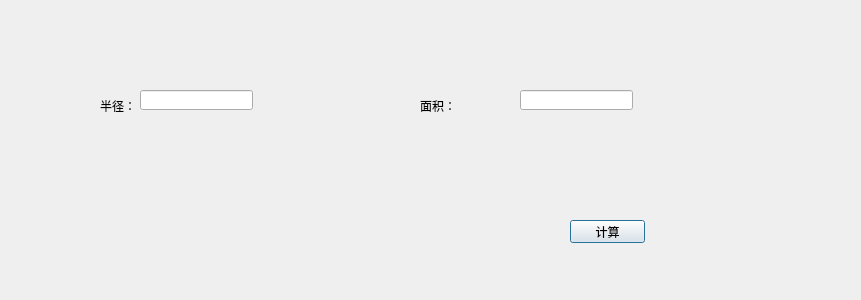
<?xml version="1.0" encoding="UTF-8"?>
<ui version="4.0">
 <class>AddNumberDialog</class>
 <widget class="QDialog" name="AddNumberDialog">
  <property name="geometry">
   <rect>
    <x>0</x>
    <y>0</y>
    <width>861</width>
    <height>300</height>
   </rect>
  </property>
  <property name="windowTitle">
   <string>AddNumberDialog</string>
  </property>
  <widget class="QLabel" name="label">
   <property name="geometry">
    <rect>
     <x>100</x>
     <y>100</y>
     <width>54</width>
     <height>12</height>
    </rect>
   </property>
   <property name="text">
    <string>半径：</string>
   </property>
  </widget>
  <widget class="QLabel" name="label_2">
   <property name="geometry">
    <rect>
     <x>420</x>
     <y>100</y>
     <width>54</width>
     <height>12</height>
    </rect>
   </property>
   <property name="text">
    <string>面积：</string>
   </property>
  </widget>
  <widget class="QPushButton" name="countBtn">
   <property name="geometry">
    <rect>
     <x>570</x>
     <y>220</y>
     <width>75</width>
     <height>23</height>
    </rect>
   </property>
   <property name="text">
    <string>计算</string>
   </property>
  </widget>
  <widget class="QLineEdit" name="lineEditRadios">
   <property name="geometry">
    <rect>
     <x>140</x>
     <y>90</y>
     <width>113</width>
     <height>20</height>
    </rect>
   </property>
  </widget>
  <widget class="QLineEdit" name="lineEditArea">
   <property name="geometry">
    <rect>
     <x>520</x>
     <y>90</y>
     <width>113</width>
     <height>20</height>
    </rect>
   </property>
  </widget>
 </widget>
 <layoutdefault spacing="6" margin="11"/>
 <resources/>
 <connections/>
</ui>
